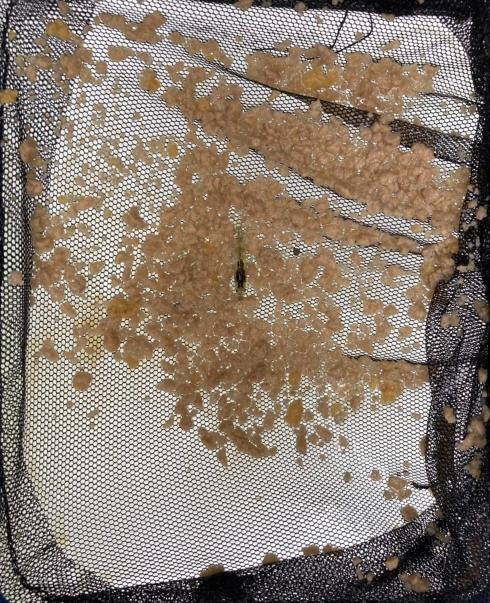
#> input picture shirmp/crop/shirmp_1.jpg, 980 x 1205 px (shown at 1/2 size)
$ python main.py
#> lines starting #> are read from the running program, lines starting #| are printed output that depends on the picture; after the words box and inside, x2 and y2 are one past the last pixel; in counts of white or black regions, pixels touching at a corner belong together
import numpy as np
from cv2 import cv2
import math
from matplotlib import pyplot as plt


def main():
    image = cv2.imread('shirmp/crop/shirmp_1.jpg')
#> image is the input picture: shape (1205, 980, 3); mean B, G, R 113.1, 125.4, 138.1
    hsv = cv2.cvtColor(image, cv2.COLOR_BGR2HSV)
#> hsv: shape (1205, 980, 3); mean H, S, V 51, 55, 138.5
    h = get_h(hsv)
#> in get_h, `Img = img[:, :, 0]`:
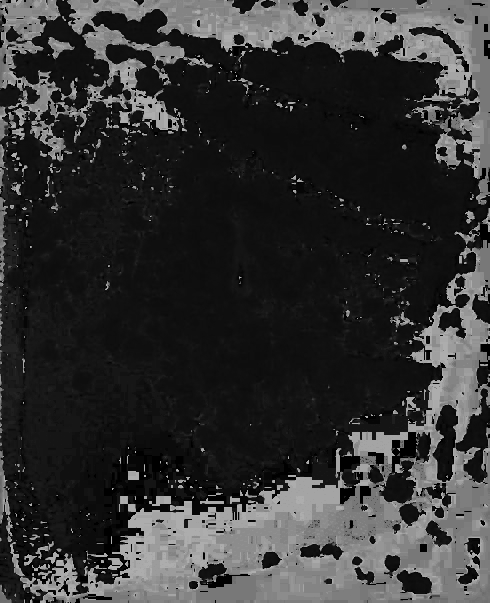
#> Img: shape (1205, 980) (shown at 1/2 size); min 0, max 178, mean 51
    # resize
    image = cv2.resize(image, (300, 400))
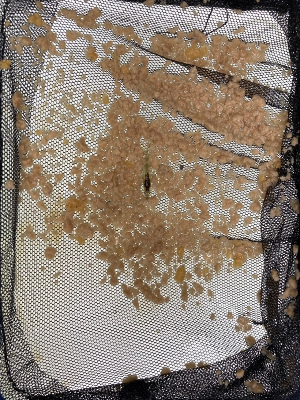
#> image: shape (400, 300, 3); mean B, G, R 113, 125.2, 138
    hsv = cv2.resize(hsv, (300, 400))
#> hsv: shape (400, 300, 3); mean H, S, V 50.8, 54.8, 138.4
    h = cv2.resize(h, (300, 400))
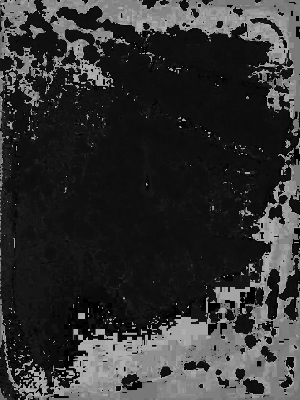
#> h: shape (400, 300); min 0, max 177, mean 50.8
    # 顯示圖片
    cv2.imshow('input', image)
    cv2.imwrite('org.jpg', image)
    cv2.imshow('hsv', hsv)
    cv2.imwrite('hsv.jpg', hsv)
    cv2.imshow('h channel', h)
    # 從 h 獲取 green 通道
    g = get_channel(image, hsv, 35, 77)
    cv2.imshow('green', g)
    # 從 h 獲取 orange 通道
    o = get_channel(image, hsv, 11, 25)
    cv2.imshow('orange', o)
    cv2.imwrite('o.jpg', o)
    # 從 h 獲取 red 通道
    r = get_red_channel(image, hsv)
    cv2.imshow('red', r)
    # 從 h 獲取 yellow 通道
    y = get_channel(image, hsv, 26, 34)
    cv2.imshow('yellow', y)
    # 移動視窗位置
    cv2.moveWindow('input', 100, 50)
    cv2.moveWindow('hsv', 450, 50)
    cv2.moveWindow('h channel', 800, 50)
    cv2.moveWindow('green', 100, 500)
    cv2.moveWindow('orange', 450, 500)
    cv2.moveWindow('red', 800, 500)
    cv2.moveWindow('yellow', 1150, 500)

    # 計算輸入圖有多少像素
    totalPixel = get_NumOfTotalPixel(image)
    print("TotalPixel = ", totalPixel)

    # 轉至HSV後，各通道有值位置占整體比例(green,orange,red,yellow)
    ratio_g = ratio(image, totalPixel, g)
    ratio_o = ratio(image, totalPixel, o)
    ratio_r = ratio(image, totalPixel, r)
    ratio_y = ratio(image, totalPixel, y)
    print('ratio_green = %d percentage ' % (ratio_g))
    print('ratio_orange = %d percentage ' % (ratio_o))
    print('ratio_red = %d percentage ' % (ratio_r))
    print('ratio_yellow = %d percentage ' % (ratio_y))
    # [13 lines of commented-out code are left out]

    cv2.waitKey(0)
    cv2.destroyAllWindows()


def get_h(img):
    Img = img[:, :, 0]
    return Img


def get_channel(image, hsv, hmin, hmax):
#> called with hmin = 35, hmax = 77
    lower = np.array([hmin, 43, 46])
    upper = np.array([hmax, 255, 255])
    mask = cv2.inRange(hsv, lower, upper)
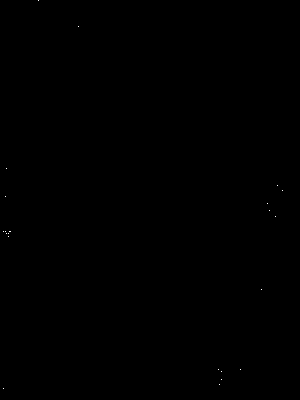
#> mask: shape (400, 300); 0.02% white in thin lines or dots
    res = cv2.bitwise_and(image, image, mask=mask)
#> call 2 of get_channel, with hmin = 11, hmax = 25
#> in get_channel (call 2), `mask = cv2.inRange(hsv, lower, upper)`:
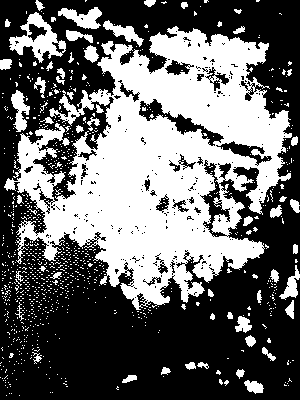
#> mask: shape (400, 300); 41.1% white; 952 white regions (896 under 20 px), largest, box (x1, y1, x2, y2) and area: (4, 26, 292, 310) 41342, (9, 12, 66, 63) 1168, (58, 7, 102, 29) 521
#> in get_channel (call 2), `res = cv2.bitwise_and(image, image, mask=mask)`:
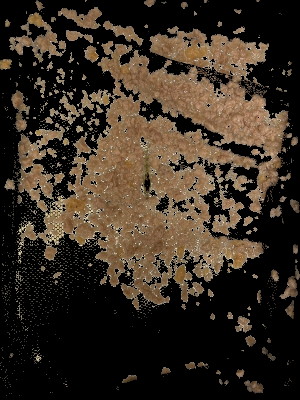
#> res: shape (400, 300, 3); mean B, G, R 34.4, 45.6, 56.1
    return res


def get_red_channel(image, hsv):
    lower_1 = np.array([0, 43, 46])
    upper_1 = np.array([10, 255, 255])
    lower_2 = np.array([156, 43, 46])
    upper_2 = np.array([180, 255, 255])
    mask1 = cv2.inRange(hsv, lower_1, upper_1)
#> mask1: shape (400, 300); 0.49% white in thin lines or dots
    mask2 = cv2.inRange(hsv, lower_2, upper_2)
#> mask2: shape (400, 300); 0.04% white in thin lines or dots, all inside (x1, y1, x2, y2) = (12, 8, 295, 388)
    mask = mask1 + mask2
#> mask: shape (400, 300); 0.53% white in thin lines or dots
    res = cv2.bitwise_and(image, image, mask=mask)
#> call 3 of get_channel, with hmin = 26, hmax = 34
#> in get_channel (call 3), `mask = cv2.inRange(hsv, lower, upper)`:
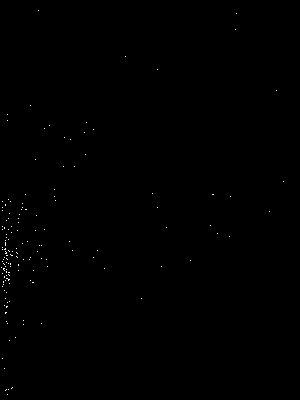
#> mask: shape (400, 300); 0.16% white in thin lines or dots
    return res


def get_NumOfTotalPixel(image):
    # height(rows) of image
    image_height = image.shape[0]
#> image_height = 400
    print('height=', image_height)
#| height= 400
    # width(colums) of image
    image_width = image.shape[1]
#> image_width = 300
    print('width=', image_width)
#| width= 300

    # scan all the image
    TotalPixel = 0
    for width in range(image_width):
        for height in range(image_height):
            if ((image[height, width, 0] >= 225) &
                (image[height, width, 1] >= 225) &
                (image[height, width, 2] >= 225)):
                image[height, width, 0] = 255
                image[height, width, 1] = 255
                image[height, width, 2] = 255
            if ((image[height, width, 0] != 255) &
                (image[height, width, 1] != 255) &
                (image[height, width, 2] != 255)):
                TotalPixel += 1
#> image: shape (400, 300, 3); 7.32% of pixels changed, all inside (x1, y1, x2, y2) = (2, 0, 294, 399)
#> after the loop, TotalPixel = 111217
    print("TotalPixel=", TotalPixel)
#| TotalPixel= 111217
#| TotalPixel =  111217
    return TotalPixel


def ratio(image, totalPixel, color_series):
#> called with totalPixel = 111217
    image_height = image.shape[0]  # height(rows) of image
#> image_height = 400
    image_width = image.shape[1]  # width(colums) of image
#> image_width = 300
    # scan all the image
    cal = []
    colorPixel = 0
    for width in range(image_width):
        for height in range(image_height):
            if ((color_series[height, width, 0] <= 10) &
                (color_series[height, width, 1] <= 10) &
                (color_series[height, width, 2] <= 10)):
                color_series[height, width, 0] = 0
                color_series[height, width, 1] = 0
                color_series[height, width, 2] = 0
            if ((color_series[height, width, 0] != 0) &
                (color_series[height, width, 1] != 0) &
                (color_series[height, width, 2] != 0)):
                colorPixel += 1
#> after the loop, colorPixel = 23
    # 計算比率
    cal = (colorPixel / totalPixel) * 100
#> cal = 0.0207

    return cal


if __name__ == '__main__':
    main()
#> in main, `ratio_o = ratio(image, totalPixel, o)`: ratio_o = 44.32
#> in main, `ratio_r = ratio(image, totalPixel, r)`: ratio_r = 0.571
#> in main, `ratio_y = ratio(image, totalPixel, y)`: ratio_y = 0.168
#| ratio_green = 0 percentage
#| ratio_orange = 44 percentage
#| ratio_red = 0 percentage
#| ratio_yellow = 0 percentage
